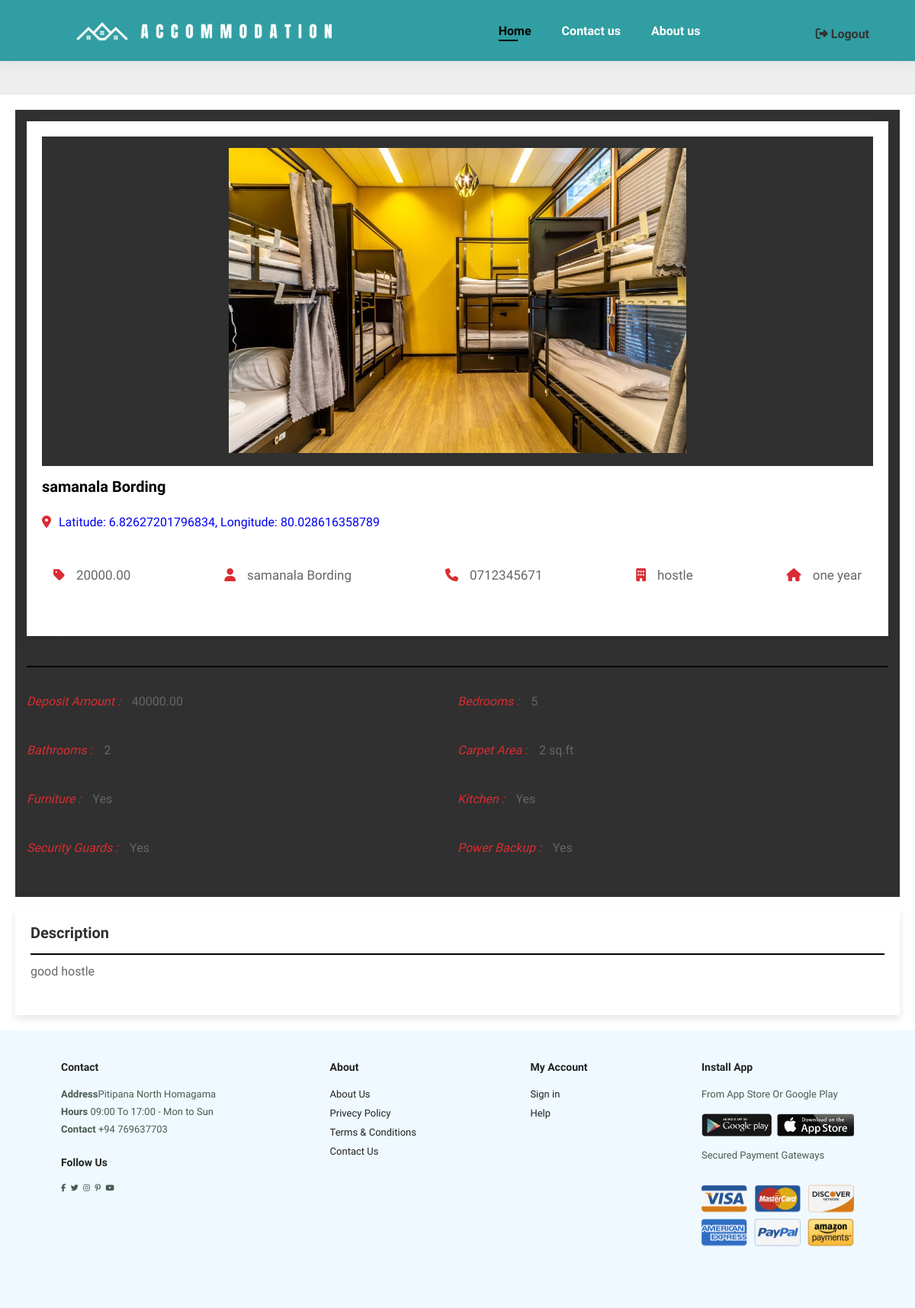
Page /Landlord/warden/view.property.php?id=41 on the committed database.
### tables this page shows
CREATE TABLE `property_list` (
  `property_id` int(11) NOT NULL,
  `property_name` varchar(200) NOT NULL,
  `property_location` varchar(300) NOT NULL,
  `monthly_rental_amount` decimal(10,2) DEFAULT NULL,
  `owner_name` varchar(100) NOT NULL,
  `phone_number` varchar(10) NOT NULL,
  `building_type` varchar(50) NOT NULL,
  `agreement_type` varchar(50) NOT NULL,
  `deposit_amount` decimal(10,2) DEFAULT NULL,
  `bedrooms` int(11) NOT NULL,
  `bathrooms` int(11) NOT NULL,
  `carpet_area` int(11) NOT NULL,
  `furniture` enum('Yes','No') NOT NULL,
  `kitchen` enum('Yes','No') NOT NULL,
  `security_guards` enum('Yes','No') NOT NULL,
  `power_backup` enum('Yes','No') NOT NULL,
  `property_desc` text DEFAULT NULL,
  `property_image_url` varchar(300) NOT NULL
);

### Landlord/warden/view.property.php (the view, shortened to what this page needs)
<!DOCTYPE html>
<html lang="en">
<head>
    <link rel="stylesheet" href="css/styles.css">
    <link rel="stylesheet" href="css/warden.css">
</head>
<body>
<?php include ("partials/nav.php"); ?>
    <section class="view-property">
        <div class="details">
            <div class="thumb">
                <div class="big-image">
<?php
    $servername = "localhost";
    $username = "root";
    $password = "";
    $dbname = "accommodation";
    $conn = new mysqli($servername, $username, $password, $dbname);
$property_id = $_GET['id'];
$sql = "SELECT * FROM property_list WHERE property_id = $property_id";
$result = $conn->query($sql);
if ($result->num_rows > 0) {
    $row = $result->fetch_assoc();
    $property_desc = $row["property_desc"];
} else {
    echo "No property found";
}
?>
<?php
$servername = "localhost";
$username = "root";
$password = "";
$dbname = "accommodation";
$conn = new mysqli($servername, $username, $password, $dbname);
$sql = "SELECT property_image_url, property_name, property_location, monthly_rental_amount, owner_name, phone_number, building_type, agreement_type FROM property_list WHERE property_id = ?";
$stmt = $conn->prepare($sql);
$stmt->bind_param("i", $property_id);
$stmt->execute();
$result = $stmt->get_result();
$property_image_url = $property_name = $property_location = $monthly_rental_amount = $owner_name = $phone_number = $building_type = $agreement_type = "";
if ($result->num_rows > 0) {
    $row = $result->fetch_assoc();
    $property_name = $row["property_name"];
    $property_location = $row["property_location"];
    $monthly_rental_amount = $row["monthly_rental_amount"];
    $owner_name = $row["owner_name"];
    $phone_number = $row["phone_number"];
    $building_type = $row["building_type"];
    $agreement_type = $row["agreement_type"];
}
?>
<section class="view-property">
    <div class="details">
        <div class="thumb">
        <img src="<?php echo htmlspecialchars('../'.$row["property_image_url"]); ?>" alt="<?php echo htmlspecialchars($row["property_name"]); ?>">
        </div>
        <h3 class="name"><?php echo $property_name; ?></h3>
        <p class="location"><a href="<?php echo $property_location; ?>" target="_blank"><i class="fas fa-map-marker-alt"></i><span><?php echo $property_location; ?></span></a></p>
        <div class="info">
            <p><i class="fas fa-tag"></i><span><?php echo $monthly_rental_amount; ?></span></p>
            <p><i class="fas fa-user"></i><span><?php echo $owner_name; ?></span></p>
            <p><i class="fas fa-phone"></i><a href="tel:<?php echo $phone_number; ?>"><?php echo $phone_number; ?></a></p>
            <p><i class="fas fa-building"></i><span><?php echo $building_type; ?></span></p>
            <p><i class="fas fa-house"></i><span><?php echo $agreement_type; ?></span></p>
        </div>
    </div>
</section>
        <h3 class="title">details</h3>
        <div class="flex">
<?php
$servername = "localhost";
$username = "root";
$password = "";
$dbname = "accommodation";
$conn = new mysqli($servername, $username, $password, $dbname);
$sql = "SELECT deposit_amount, bedrooms, bathrooms, carpet_area, furniture, kitchen, security_guards, power_backup FROM property_list WHERE property_id = ?";
$stmt = $conn->prepare($sql);
$stmt->bind_param("i", $property_id);
$stmt->execute();
$result = $stmt->get_result();
$deposit_amount = $bedrooms = $bathrooms = $carpet_area = $furniture = $kitchen = $security_guards = $power_backup = "";
if ($result->num_rows > 0) {
    $row = $result->fetch_assoc();
    $deposit_amount = $row["deposit_amount"];
    $bedrooms = $row["bedrooms"];
    $bathrooms = $row["bathrooms"];
    $carpet_area = $row["carpet_area"];
    $furniture = $row["furniture"];
    $kitchen = $row["kitchen"];
    $security_guards = $row["security_guards"];
    $power_backup = $row["power_backup"];
}
$property_details = array(
    array("label" => "Deposit Amount", "value" => $deposit_amount),
    array("label" => "Bedrooms", "value" => $bedrooms),
    array("label" => "Bathrooms", "value" => $bathrooms),
    array("label" => "Carpet Area", "value" => $carpet_area . " sq.ft"),
    array("label" => "Furniture", "value" => $furniture),
    array("label" => "Kitchen", "value" => $kitchen),
    array("label" => "Security Guards", "value" => $security_guards),
    array("label" => "Power Backup", "value" => $power_backup),
);
foreach ($property_details as $detail) {
    echo '<div class="box">';
    echo '<p><i>' . $detail["label"] . ' :</i><span>' . $detail["value"] . '</span></p>';
    echo '</div>';
}
?>
</div>
</div>
        </div>
        <div class="view-property">
    <div class="details">
        <h3 class="title">Description</h3>
        <p class="description"><?php echo $property_desc; ?></p>
    </div>
</div>
</section>
<?php include ("partials/footer.php"); ?>
</body>
</html>

### Landlord/warden/css/styles.css (style rules this page uses)
* { margin: 0; padding: 0; box-sizing: border-box; font-family: 'Spartan', sans-serif; }
p { font-size: 16px; color: #465b52; margin: 15px 0 20px; }
body { width: 100%; }

### Landlord/warden/css/warden.css (style rules this page uses)
:root { --main-color:#DA2C32; --light-color:#666; --light-bg:#eee; --white:#fff; --black:#303030; --border:.1rem solid var(--light-color); --box-shodow:0 .5rem 1rem rgba(0,0,0,.1); }
* { font-family: 'Montserrat', sans-serif; margin: 0; padding: 0; box-sizing: border-box; outline: none; border: none; text-decoration: none; }
html { font-size: 62.5%; overflow-x: hidden; scroll-behavior: smooth; scroll-padding-top: 10rem; }
body { background-color: var(--light-bg); }
.view-property .details { background-color: var(--white); box-shadow: var(--box-shodow); padding: 2rem; overflow-x: hidden; }
.view-property .details .thumb { background-color: var(--black); padding: 1.5rem; margin-bottom: 1.5rem; }
.view-property .details .thumb .big-image img { height: 40rem; width: 100%; object-fit: contain; }
.view-property .details .name { font-size: 2rem; text-overflow: ellipsis; overflow-x: hidden; margin-bottom: .5rem; }
.view-property .details .location { padding-top: 1rem; font-size: 1.6rem; color: var(--light-color); }
.view-property .details .location i { margin-right: 1rem; color: var(--main-color); }
.view-property .details .info { display: flex; background-color: var(--white); padding: 1.5rem; margin: 1.5rem 0; justify-content: space-between; align-items: center; flex-wrap: wrap; gap: 2rem; }
.view-property .details .info p { font-size: 1.7rem; }
.view-property .details .info p span, .view-property .details .info p a { color: var(--light-color); }
.view-property .details .info p i { margin-right: 1.5rem; color: var(--main-color); }
.view-property .details .title { font-size: 2rem; color: var(--black); padding-bottom: 1.5rem; border-bottom: var(--border); }
.view-property .details .flex { margin: 1.5rem 0; display: flex; justify-content: space-between; flex-wrap: wrap; }
.view-property .details .flex .box { flex: 1 1 40rem; }
.view-property .details .flex .box p { padding: .5rem 0; font-size: 1.6rem; color: var(--light-color); }
.view-property .details .flex .box i { color: var(--main-color); margin-right: 1.5rem; }
.view-property .details .description { padding: .5rem 0; margin-top: .5rem; font-size: 1.6rem; color: var(--light-color); line-height: 1.5; }
:root { --border: 2px solid black; }

### rows in the picture
property_list: property_image_url (picture), property_name "samanala Bording", property_location "Latitude: 6.82627201796834, Longitude: 80.028616358789", monthly_rental_amount "20000.00", owner_name "samanala Bording", phone_number "0712345671", building_type "hostle", agreement_type "one year", property_desc "good hostle"

### other values in the picture
$detail["label"] "Deposit Amount"
$detail["value"] "40000.00"
$detail["label"] "Bedrooms"
$detail["value"] "5"
$detail["label"] "Bathrooms"
$detail["value"] "2"
$detail["label"] "Carpet Area"
$detail["value"] "2 sq.ft"
$detail["label"] "Furniture"
$detail["value"] "Yes"
$detail["label"] "Kitchen"
$detail["label"] "Security Guards"
$detail["label"] "Power Backup"
